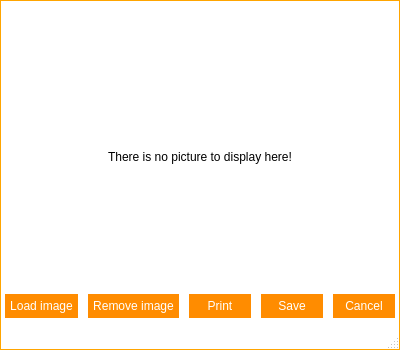
<?xml version="1.0" encoding="UTF-8"?>
<ui version="4.0">
 <class>frmImageViewer</class>
 <widget class="QMainWindow" name="frmImageViewer">
  <property name="windowModality">
   <enum>Qt::ApplicationModal</enum>
  </property>
  <property name="geometry">
   <rect>
    <x>0</x>
    <y>0</y>
    <width>400</width>
    <height>350</height>
   </rect>
  </property>
  <property name="sizePolicy">
   <sizepolicy hsizetype="Preferred" vsizetype="Preferred">
    <horstretch>0</horstretch>
    <verstretch>0</verstretch>
   </sizepolicy>
  </property>
  <property name="minimumSize">
   <size>
    <width>400</width>
    <height>350</height>
   </size>
  </property>
  <property name="maximumSize">
   <size>
    <width>400</width>
    <height>350</height>
   </size>
  </property>
  <property name="windowTitle">
   <string>Image viewer | SmartClass</string>
  </property>
  <property name="windowIcon">
   <iconset resource="resources.qrc">
    <normaloff>:/images/logos/Logo.png</normaloff>:/images/logos/Logo.png</iconset>
  </property>
  <property name="styleSheet">
   <string notr="true">QWidget#titleBar{
	background-color: #FFF;
	border-top: 1px solid orange;
	border-left: 1px solid orange;
	border-right: 1px solid orange;
	color: #000;
}

QWidget#centralWidget, QStatusBar{
	background-color: #FFF;
	border-left: 1px solid orange;
	border-right: 1px solid orange;
}

QStatusBar{
	border-bottom: 1px solid orange;
}

/*QTabWidget::pane {
    border-top: 1px solid orange;
}*/

QSlider::handle:horizontal {
    background: orange;
}

/* Vertical and horizontal line customization */

QFrame[frameShape=&quot;4&quot;]
{
    color: orange;
}

QFrame[frameShape=&quot;5&quot;]
{
    color: orange;
}

/* QTabWidget elements customization */

QTabWidget::pane {
/*	border-top: 1px solid orange;*/
	background: white;
}

QTabWidget::tab-bar {
    left: 5px;
}

QTabBar::tab {
	background: white;
    min-width: 120px;
    min-height: 20px;
    padding: 2px;
	border-top-left-radius: 5px;
	border-top-right-radius: 5px;
	margin-top: 6px;
}

QTabBar::tab:selected, QTabBar::tab:hover {
	background: white;
	border-top: 1px solid orange;
	border-right: 1px solid orange;
	border-left: 1px solid orange;
}

QTabBar::tab:selected {
	background: white;
	border-top: 2px solid orange;
	border-right: 2px solid orange;
	border-left: 2px solid orange;
}

QTabBar::tab:!selected {
    margin-bottom: 3px;
}

QTabBar QToolButton{
	background-color: white;
	border: none;
	color: black;
}

QTabBar QToolButton::hover{
	background-color: darkorange;
}

QTabBar QToolButton::pressed{
	background-color: orange;
}

QTabBar QToolButton::!enabled{
	background-color: orange;
}

QWidget#tabFile, QWidget#tabManagement, QWidget#tabTools, QWidget#tabHelp, QWidget#tabFileLayout, QWidget#tabManagementLayout, QWidget#tabToolsLayout, QWidget#tabHelpLayout, QWidget#screenManagerLayout{
	background: white;
}

QLineEdit{
	border: 1px solid orange;
	min-height: 20px;
}

QPlainTextEdit{
	border: 1px solid orange;
	min-height: 40px;
}

QPushButton{
	background-color: darkorange;
	border: 5px solid darkorange;
	color: white;
}

QPushButton::hover{
	background-color: orange;
	border: 5px solid orange;
}

QPushButton::pressed{
	background-color: darkorange;
	border: 5px solid darkorange;
}

QPushButton::!enabled{
	background-color: orange;
	border: 5px solid orange;
}

/*
	QScroll Area
*/

QScrollArea{
	border: none;
}

QScrollArea#scrollManager{
	border: 1px solid orange;
	border-radius: 5px;
}

/* QScrollBar Horizontal*/

QScrollBar:horizontal {
    background: lightgray;
    height: 10px;
    margin: 0px 40px 0 0px;
	border-radius: 5px;
}

QScrollBar::handle:horizontal {
    background: orange;
	border-radius: 5px;
    min-width: 20px;
}

QScrollBar::add-line:horizontal {
    background: blue;
    width: 20px;
    subcontrol-position: right;
    subcontrol-origin: margin;
	border-top-right-radius: 5px;
	border-bottom-right-radius: 5px;
}

QScrollBar::sub-line:horizontal {
    background: red;
    width: 20px;
    subcontrol-position: top right;
    subcontrol-origin: margin;
    position: absolute;
    right: 20px;
	border-top-left-radius: 5px;
	border-bottom-left-radius: 5px;
}

QScrollBar::sub-line:horizontal:hover {
    background: darkred;
}

QScrollBar::sub-line:horizontal:pressed {
    background: red;
}

QScrollBar::add-line:horizontal:hover {
    background: darkblue;
}

QScrollBar::add-line:horizontal:pressed {
    background: blue;
}

QScrollBar:left-arrow:horizontal{
	image: url(:/images/scrollbar/slide_left.PNG);
    width: 10px;
    height: 10px;
}

QScrollBar::right-arrow:horizontal {
	image: url(:/images/scrollbar/slide_right.PNG);
    width: 10px;
    height: 10px;
}

QScrollBar::add-page:horizontal, QScrollBar::sub-page:horizontal {
    background: none;
}

/* QScrollBar Vertical*/

QScrollBar:vertical {
    background: lightgray;
    width: 10px;
    margin: 0px 0px 40px 0px;
	border-radius: 5px;
}

QScrollBar::handle:vertical {
    background: orange;
	border-radius: 5px;
    min-width: 20px;
}

QScrollBar::add-line:vertical {
    background: blue;
    height: 20px;
    subcontrol-position: bottom;
    subcontrol-origin: margin;
	border-bottom-right-radius: 5px;
	border-bottom-left-radius: 5px;
}

QScrollBar::sub-line:vertical {
    background: red;
    height: 20px;
    subcontrol-position: bottom right;
    subcontrol-origin: margin;
    position: absolute;
    bottom: 20px;
	border-top-right-radius: 5px;
	border-top-left-radius: 5px;
}

QScrollBar::sub-line:vertical:hover {
    background: darkred;
}

QScrollBar::sub-line:vertical:pressed {
    background: red;
}

QScrollBar::add-line:vertical:hover {
    background: darkblue;
}

QScrollBar::add-line:vertical:pressed {
    background: blue;
}

QScrollBar:up-arrow:vertical{
	image: url(:/images/scrollbar/slide_up.PNG);
	width: 10px;
    height: 10px;
}

 QScrollBar::down-arrow:vertical{
	image: url(:/images/scrollbar/slide_down.PNG);
	width: 10px;
    height: 10px;
}

QScrollBar::add-page:vertical, QScrollBar::sub-page:vertical {
    background: none;
}

/*QComboBox*/

QComboBox {
    border: 1px solid orange;
	background: white;
    border-radius: 3px;
    padding: 1px 18px 1px 3px;
    min-width: 6em;
}

QComboBox:editable {
    background: white;
}

QComboBox:!editable, QComboBox::drop-down:editable {
	background: white;
}

QComboBox:!editable:on, QComboBox::drop-down:editable:on {
    background: white;
}

QComboBox:on {
    padding-top: 3px;
    padding-left: 4px;
}

QComboBox::drop-down {
    subcontrol-origin: padding;
    subcontrol-position: top right;
    width: 15px;

    border-left-width: 1px;
    border-left-color: orange;
    border-left-style: solid;
    border-top-right-radius: 3px;
    border-bottom-right-radius: 3px;
}

QComboBox::drop-down:hover {
    background: orange;
}

QComboBox::down-arrow {
    image: url(&quot;:/images/buttons/Down_Arrow.PNG&quot;);
	width: 10px;
	height: 10px;
}

QComboBox::down-arrow:on {
    top: 1px;
    left: 1px;
}

QComboBox QAbstractItemView {
    border: 1px solid orange;
    selection-background-color: orange;
    border-top-right-radius: 3px;
    border-bottom-right-radius: 3px;
}

QComboBox QAbstractItemView:hover {
	color: orange;
}

/*
 * QToolButton
 */

QToolButton {
	background: transparent;
	border: 1px solid transparent;
	color: black;
}

QToolButton::hover {
	background: darkorange;
	border: 1px solid darkorange;
	color: white;
}

QToolButton::pressed {
	background: orange;
	border: 1px solid orange;
	color: white;
}

/* QSpinBox  QDateEdit*/

QSpinBox, QDoubleSpinBox, QDateEdit, QDateTimeEdit {
	border: 1px solid orange;
	background: white;
    padding-right: 15px; /* make room for the arrows */
	border-radius: 5px;
}

QSpinBox::up-button:disabled,  QSpinBox::up-button:off,
QSpinBox::down-button:disabled,  QSpinBox::down-button:off,
QDoubleSpinBox::up-button:disabled,  QDoubleSpinBox::up-button:off,
QDoubleSpinBox::down-button:disabled,  QDoubleSpinBox::down-button:off,
QDateEdit::up-button:disabled,  QDateEdit::up-button:off,
QDateEdit::down-button:disabled,  QDateEdit::down-button:off,
QDateTimeEdit::up-button:disabled,  QDateTimeEdit::up-button:off,
QDateTimeEdit::down-button:disabled,  QDateTimeEdit::down-button:off{
	background: orange;
}

QSpinBox::up-button, QDoubleSpinBox::up-button, QDateEdit::up-button, QDateTimeEdit::up-button {
    subcontrol-origin: border;
    subcontrol-position: top right;

    width: 16px;
	border: 1px solid orange;
	border-top-right-radius: 5px;
}

QSpinBox::up-button:hover, QDoubleSpinBox::up-button:hover, QDateEdit::up-button:hover, QDateTimeEdit::up-button:hover {
	background: darkorange;
}

QSpinBox::up-button:pressed, QDoubleSpinBox::up-button:pressed, QDateEdit::up-button:pressed, QDateTimeEdit::up-button:pressed {
	background: orange;
}

QSpinBox::up-arrow, QDoubleSpinBox::up-arrow, QDateEdit::up-arrow, QDateTimeEdit::up-arrow {
    border-image: url(:/images/buttons/Up_Arrow.PNG) 1;
    width: 7px;
    height: 7px;
}

QSpinBox::up-arrow:disabled,
QSpinBox::up-arrow:off,
QDoubleSpinBox::up-arrow:disabled,
QDoubleSpinBox::up-arrow:off,
QDateEdit::up-arrow:disabled,
QDateEdit::up-arrow:off,
QDateTimeEdit::up-arrow:disabled,
QDateTimeEdit::up-arrow:off {
   background: transparent;
}

QSpinBox::down-button,
QDoubleSpinBox::down-button,
QDateEdit::down-button,
QDateTimeEdit::down-button {
    subcontrol-origin: border;
    subcontrol-position: bottom right;

    width: 16px;
	border: 1px solid orange;
	border-bottom-right-radius: 5px;
}

QSpinBox::down-button:hover,
QDoubleSpinBox::down-button:hover,
QDateEdit::down-button:hover,
QDateTimeEdit::down-button:hover {
	background: darkorange;
}

QSpinBox::down-button:pressed,
QDoubleSpinBox::down-button:pressed,
QDateEdit::down-button:pressed,
QDateTimeEdit::down-button:pressed {
	background: orange;
}

QSpinBox::down-arrow,
QDoubleSpinBox::down-arrow,
QDateEdit::down-arrow,
QDateTimeEdit::down-arrow {
    border-image: url(:/images/buttons/Down_Arrow.PNG) 1;
    width: 7px;
    height: 7px;
}

QSpinBox::down-arrow:disabled,
QSpinBox::down-arrow:off,
QDoubleSpinBox::down-arrow:disabled,
QDoubleSpinBox::down-arrow:off,
QDateEdit::down-arrow:disabled,
QDateEdit::down-arrow:off,
QDateTimeEdit::down-arrow:disabled,
QDateTimeEdit::down-arrow:off {
   background: transparent;
}

/*QCheckBox*/

QCheckBox {
    spacing: 5px;
}

QCheckBox::indicator {
    width: 13px;
    height: 13px;
}

QCheckBox::indicator:unchecked {
    border: 1px solid orange;
}

QCheckBox::indicator:unchecked:hover {
    border: 2px solid darkorange;
}

QCheckBox::indicator:unchecked:pressed {
    border: 2px solid orange;
}

QCheckBox::indicator:checked {
    border: 1px solid orange;
	image: url(:/images/buttons/Close.PNG);
}

QCheckBox::indicator:checked:hover {
    border: 2px solid darkorange;
	image: url(:/images/buttons/Close.PNG);
}

QCheckBox::indicator:checked:pressed {
    border: 2px solid orange;
	image: url(:/images/buttons/Close.PNG);
}

QCheckBox::indicator:indeterminate:hover {
    border: 2px solid darkorange;
}

QCheckBox::indicator:indeterminate:pressed {
    border: 2px solid orange;
}

/*
 * QTableWidget
 */

QTableWidget{
	border: 1px solid orange;
}

/*
 * QGroupBox
 */

QGroupBox {
    border: 1px solid orange;
    border-radius: 2px;
    margin-top: 10px;
    padding-top: 10px;
}

QGroupBox::title {
    subcontrol-origin: margin;
    subcontrol-position: top middle; /* position at the top center */
    padding: 5px;
    background-color: white;
	border: 1px solid orange;
	border-radius: 2px;
}

/*
 * QListWidget
 */

QListWidget {
    border: 1px solid orange;
}</string>
  </property>
  <widget class="QWidget" name="centralWidget">
   <layout class="QGridLayout" name="gridLayout_2">
    <property name="leftMargin">
     <number>0</number>
    </property>
    <property name="topMargin">
     <number>0</number>
    </property>
    <property name="rightMargin">
     <number>0</number>
    </property>
    <property name="bottomMargin">
     <number>0</number>
    </property>
    <property name="spacing">
     <number>0</number>
    </property>
    <item row="0" column="0">
     <widget class="TitleBar" name="titleBar" native="true">
      <property name="minimumSize">
       <size>
        <width>0</width>
        <height>30</height>
       </size>
      </property>
      <property name="maximumSize">
       <size>
        <width>16777215</width>
        <height>30</height>
       </size>
      </property>
     </widget>
    </item>
    <item row="1" column="0">
     <layout class="QGridLayout" name="gridLayout">
      <property name="leftMargin">
       <number>5</number>
      </property>
      <property name="rightMargin">
       <number>5</number>
      </property>
      <property name="bottomMargin">
       <number>10</number>
      </property>
      <property name="horizontalSpacing">
       <number>0</number>
      </property>
      <property name="verticalSpacing">
       <number>10</number>
      </property>
      <item row="0" column="0">
       <widget class="QLabel" name="lblPicture">
        <property name="sizePolicy">
         <sizepolicy hsizetype="Expanding" vsizetype="Expanding">
          <horstretch>0</horstretch>
          <verstretch>0</verstretch>
         </sizepolicy>
        </property>
        <property name="minimumSize">
         <size>
          <width>0</width>
          <height>0</height>
         </size>
        </property>
        <property name="maximumSize">
         <size>
          <width>590</width>
          <height>400</height>
         </size>
        </property>
        <property name="text">
         <string>There is no picture to display here!</string>
        </property>
        <property name="scaledContents">
         <bool>true</bool>
        </property>
        <property name="alignment">
         <set>Qt::AlignCenter</set>
        </property>
       </widget>
      </item>
      <item row="1" column="0">
       <layout class="QHBoxLayout" name="horizontalLayout">
        <property name="spacing">
         <number>10</number>
        </property>
        <item>
         <widget class="QPushButton" name="btLoadImage">
          <property name="text">
           <string>Load image</string>
          </property>
         </widget>
        </item>
        <item>
         <widget class="QPushButton" name="btRemoveImage">
          <property name="text">
           <string>Remove image</string>
          </property>
         </widget>
        </item>
        <item>
         <widget class="QPushButton" name="btPrintImage">
          <property name="text">
           <string>Print</string>
          </property>
         </widget>
        </item>
        <item>
         <widget class="QPushButton" name="btSave">
          <property name="text">
           <string>Save</string>
          </property>
         </widget>
        </item>
        <item>
         <widget class="QPushButton" name="btCancel">
          <property name="text">
           <string>Cancel</string>
          </property>
         </widget>
        </item>
       </layout>
      </item>
     </layout>
    </item>
   </layout>
  </widget>
  <widget class="QStatusBar" name="statusBar"/>
 </widget>
 <customwidgets>
  <customwidget>
   <class>TitleBar</class>
   <extends>QWidget</extends>
   <header>titlebar.h</header>
   <container>1</container>
  </customwidget>
 </customwidgets>
 <resources>
  <include location="resources.qrc"/>
 </resources>
 <connections/>
</ui>
